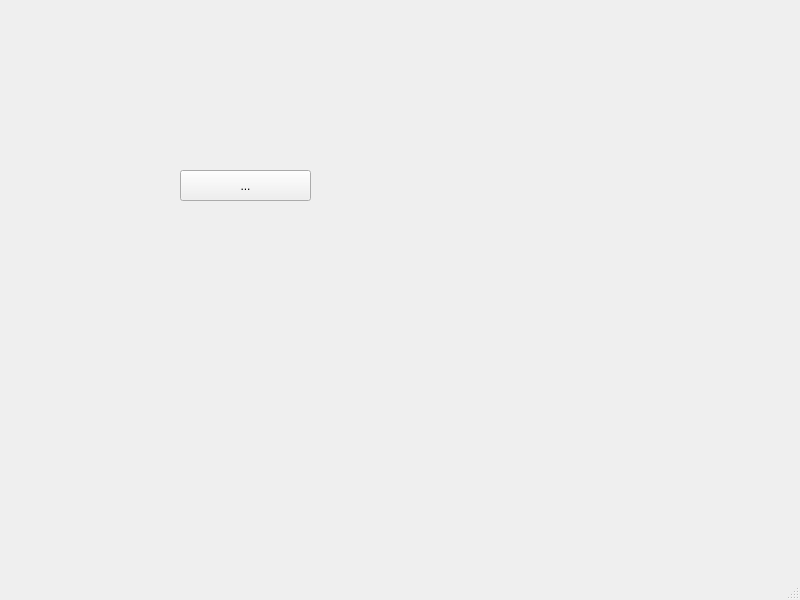
<?xml version="1.0" encoding="UTF-8"?>
<ui version="4.0">
 <class>MainWindow</class>
 <widget class="QMainWindow" name="MainWindow">
  <property name="geometry">
   <rect>
    <x>0</x>
    <y>0</y>
    <width>800</width>
    <height>600</height>
   </rect>
  </property>
  <property name="windowTitle">
   <string>MainWindow</string>
  </property>
  <widget class="QWidget" name="centralwidget">
   <widget class="QToolButton" name="toolButton">
    <property name="geometry">
     <rect>
      <x>180</x>
      <y>170</y>
      <width>131</width>
      <height>31</height>
     </rect>
    </property>
    <property name="text">
     <string>...</string>
    </property>
   </widget>
  </widget>
  <widget class="QMenuBar" name="menubar">
   <property name="geometry">
    <rect>
     <x>0</x>
     <y>0</y>
     <width>800</width>
     <height>21</height>
    </rect>
   </property>
  </widget>
  <widget class="QStatusBar" name="statusbar"/>
 </widget>
 <resources/>
 <connections/>
</ui>
